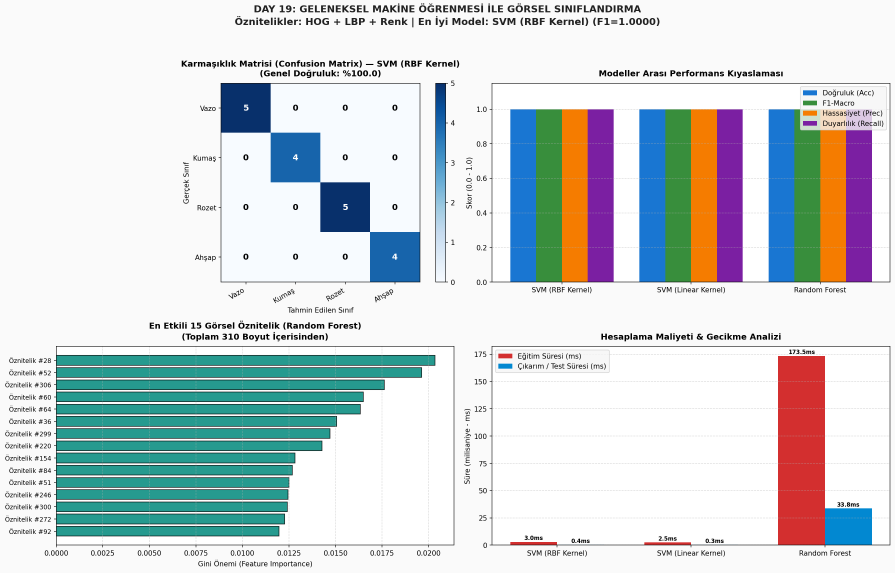
#> input picture day-19-classical-image-classifier/ciktilar/siniflandirma_raporu.png, 2685 x 1717 px (shown at 1/3 size)
$ python -i oznitelik_cikarici.py   (imports and definitions only)
#> lines starting #> are read from the running program, lines starting #| are printed output that depends on the picture
"""Geleneksel Görsel Öznitelik Çıkarıcı Modülü.

Görsellerden HOG (Histogram of Oriented Gradients), LBP (Local Binary Patterns)
ve Renk İstatistiklerini çıkararak hibrit öznitelik vektörü üretir.
"""

from typing import Tuple
import cv2
import numpy as np
from skimage.feature import hog, local_binary_pattern


class KlasikOznitelikCikarici:
    """Görsellerden HOG, LBP ve Renk özniteliklerini çıkaran sınıf."""

    def __init__(
        self,
        hedef_boyut: Tuple[int, int] = (64, 64),
        hog_yonelim_sayisi: int = 8,
        hog_hucre_boyutu: Tuple[int, int] = (16, 16),
        hog_blok_boyutu: Tuple[int, int] = (2, 2),
        lbp_nokta_sayisi: int = 8,
        lbp_yaricap: int = 1,
    ) -> None:
        """Öznitelik çıkarıcı parametrelerini yapılandırır.

        Args:
            hedef_boyut: Görsellerin yeniden boyutlandırılacağı (genişlik, yükseklik).
            hog_yonelim_sayisi: HOG açı yönelim bölme sayısı (bin).
            hog_hucre_boyutu: Her HOG hücresinin piksel boyutu (H, W).
            hog_blok_boyutu: Her bloğun kaç hücre içereceği.
            lbp_nokta_sayisi: LBP için komşu örnek nokta sayısı.
            lbp_yaricap: LBP için dairesel komşuluk yarıçapı.
        """
        self.hedef_boyut = hedef_boyut
        self.hog_yonelim_sayisi = hog_yonelim_sayisi
        self.hog_hucre_boyutu = hog_hucre_boyutu
        self.hog_blok_boyutu = hog_blok_boyutu
        self.lbp_nokta_sayisi = lbp_nokta_sayisi
        self.lbp_yaricap = lbp_yaricap

    def _hog_cikar(self, gri: np.ndarray) -> np.ndarray:
        """Görselden HOG (Histogram of Oriented Gradients) özniteliklerini çıkarır."""
        vektor = hog(
            gri,
            orientations=self.hog_yonelim_sayisi,
            pixels_per_cell=self.hog_hucre_boyutu,
            cells_per_block=self.hog_blok_boyutu,
            block_norm="L2-Hys",
            transform_sqrt=True,
            feature_vector=True,
        )
        return vektor.astype(np.float32)

    def _lbp_cikar(self, gri: np.ndarray) -> np.ndarray:
        """Görselden Uniform LBP (Local Binary Pattern) histogramını çıkarır."""
        lbp = local_binary_pattern(
            gri, self.lbp_nokta_sayisi, self.lbp_yaricap, method="uniform"
        )
        n_bins = self.lbp_nokta_sayisi + 2
        hist, _ = np.histogram(
            lbp.ravel(), bins=n_bins, range=(0, n_bins), density=True
        )
        return hist.astype(np.float32)

    @staticmethod
    def _renk_momentleri_cikar(img_bgr: np.ndarray) -> np.ndarray:
        """BGR ve HSV uzaylarında ortalama ve standart sapma momentlerini çıkarır (12 boyut)."""
        bgr_mean = np.mean(img_bgr, axis=(0, 1))
        bgr_std = np.std(img_bgr, axis=(0, 1))

        hsv = cv2.cvtColor(img_bgr, cv2.COLOR_BGR2HSV)
        hsv_mean = np.mean(hsv, axis=(0, 1))
        hsv_std = np.std(hsv, axis=(0, 1))

        # 0-1 aralığına normalize et
        momentler = np.concatenate([
            bgr_mean / 255.0,
            bgr_std / 128.0,
            hsv_mean / np.array([180.0, 255.0, 255.0]),
            hsv_std / np.array([90.0, 128.0, 128.0]),
        ])
        return momentler.astype(np.float32)

    def cikar(self, img_bgr: np.ndarray) -> np.ndarray:
        """Girdi görselinden HOG + LBP + Renk Momentleri içeren birleşik vektör üretir.

        Args:
            img_bgr: 3 kanallı (H, W, 3) BGR görseli.

        Returns:
            np.ndarray: Birleştirilmiş öznitelik vektörü.

        Raises:
            ValueError: Görsel boşsa veya 3 kanallı değilse.
        """
        if img_bgr is None or img_bgr.size == 0:
            raise ValueError("Girdi görseli boş veya geçersiz!")
        if len(img_bgr.shape) != 3 or img_bgr.shape[2] != 3:
            raise ValueError(f"Görsel 3 kanallı BGR olmalıdır. Mevcut: {img_bgr.shape}")

        yeniden_boyutlu = cv2.resize(
            img_bgr, self.hedef_boyut, interpolation=cv2.INTER_AREA
        )
        gri = cv2.cvtColor(yeniden_boyutlu, cv2.COLOR_BGR2GRAY)

        hog_ozn = self._hog_cikar(gri)
        lbp_ozn = self._lbp_cikar(gri)
        renk_ozn = self._renk_momentleri_cikar(yeniden_boyutlu)

        return np.concatenate([hog_ozn, lbp_ozn, renk_ozn])

>>> import cv2
>>> picture = cv2.imread('../ciktilar/siniflandirma_raporu.png')
#> picture is the input picture: shape (1717, 2685, 3); mean B, G, R 214.9, 213.4, 206.5
>>> result = KlasikOznitelikCikarici().cikar(picture)
#> in cikar, `yeniden_boyutlu = cv2.resize( img_bgr, self.hedef_boyut, interpolation..`:
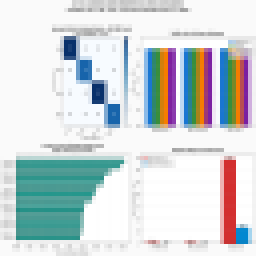
#> yeniden_boyutlu: shape (64, 64, 3) (shown 4 times larger); mean B, G, R 214.9, 213.3, 206.5
#> in cikar, `gri = cv2.cvtColor(yeniden_boyutlu, cv2.COLOR_BGR2GRAY)`:
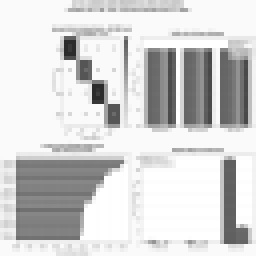
#> gri: shape (64, 64) (shown 4 times larger); min 43, max 255, mean 211.5
#> in _hog_cikar, `vektor = hog( gri, orientations=self.hog_yonelim_sayisi, pixels_per_ce..`: vektor = 288 values, max 0.431 at index 160, min 0 at index 5, mean 0.127
#> in cikar, `hog_ozn = self._hog_cikar(gri)`: hog_ozn has the same summary as vektor in _hog_cikar
#> in _lbp_cikar, `lbp = local_binary_pattern( gri, self.lbp_nokta_sayisi, self.lbp_yaric..`:
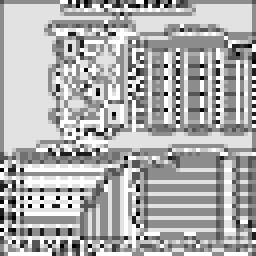
#> lbp: shape (64, 64) float64 (shown 4 times larger); min 0, max 9, mean 6.17; drawn with min black and max white
#> in _lbp_cikar, `hist, _ = np.histogram( lbp.ravel(), bins=n_bins, range=(0, n_bins), d..`: hist = [0.0105, 0.0334, 0.00977, 0.0762, 0.0415, 0.302, 0.0435, 0.0452, 0.307, 0.13]
#> in cikar, `lbp_ozn = self._lbp_cikar(gri)`: lbp_ozn has the same summary as hist in _lbp_cikar
#> in _renk_momentleri_cikar, `bgr_mean = np.mean(img_bgr, axis=(0, 1))`: bgr_mean = [214.9, 213.3, 206.5]
#> in _renk_momentleri_cikar, `bgr_std = np.std(img_bgr, axis=(0, 1))`: bgr_std = [58.75, 56.45, 71.44]
#> in _renk_momentleri_cikar, `hsv = cv2.cvtColor(img_bgr, cv2.COLOR_BGR2HSV)`: hsv: shape (64, 64, 3); mean H, S, V 31.4, 43.5, 225.8
#> in _renk_momentleri_cikar, `hsv_mean = np.mean(hsv, axis=(0, 1))`: hsv_mean = [31.39, 43.49, 225.8]
#> in _renk_momentleri_cikar, `hsv_std = np.std(hsv, axis=(0, 1))`: hsv_std = [48.03, 75.43, 37.41]
#> in _renk_momentleri_cikar, `momentler = np.concatenate([ bgr_mean / 255.0, bgr_std / 128.0, hsv_me..`: momentler = [0.843, 0.837, 0.81, 0.459, 0.441, 0.558, 0.174, 0.171, 0.886, 0.534, 0.589, 0.292]
#> in cikar, `renk_ozn = self._renk_momentleri_cikar(yeniden_boyutlu)`: renk_ozn has the same summary as momentler in _renk_momentleri_cikar
#> result = 310 values, max 0.886 at index 306, min 0 at index 5, mean 0.142
